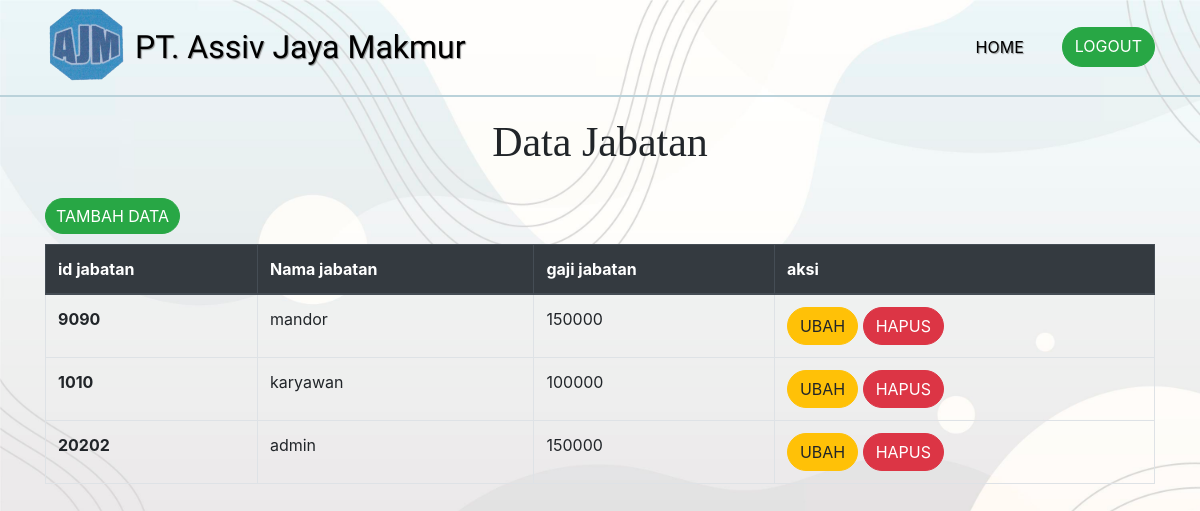
The app's page /admin/datajabatan/datajabatan.php (signed in) with its own data.
### tables this page shows
CREATE TABLE `jabatan` (
  `id` int(11) NOT NULL,
  `id_jabatan` int(50) NOT NULL,
  `nama_jbt` varchar(200) NOT NULL,
  `gaji_jabatan` varchar(200) NOT NULL
);

### function/functions.php (called while the page is built, shortened)
<?php
$conn = mysqli_connect("localhost", "root", "", "penggajian");
function query($query)
{
    global $conn;
    $result = mysqli_query($conn, $query);
    $rows = [];
    while ($row = mysqli_fetch_assoc($result)) {
        $rows[] = $row;
    }
    return $rows;
}

### admin/datajabatan/datajabatan.php (the view, shortened to what this page needs)
<?php
require '../../function/functions.php';
$data = query("SELECT * FROM jabatan");
?>
<!doctype html>
<html lang="en">
<head>
  <link rel="stylesheet" href="../../bootstrap/css/bootstrap.min.css">
  <link rel="stylesheet" href="../css/datajabatan.css">
</head>
<body>
  <nav class="navbar navbar-expand-lg navbar-light">
    <div class="container">
      <img src="../../logodinascilegon/logousaha.png" alt="logo">
      <a class="navbar-brand">PT. Assiv Jaya Makmur </a>
      <div class="collapse navbar-collapse" id="navbarNavAltMarkup">
        <div class="navbar-nav ml-auto">
          <a class="nav-item nav-link active" href="../admin-page.php">Home</a>
          <a class="nav-item btn btn-success tombol" href="../logout.php">logout</a>
        </div>
      </div>
    </div>
  </nav>
  <div class="container">
    <h1 class="header">data jabatan</h1>
    <a class="nav-item btn btn-success add" href="tambah.php">tambah data</a>
    <table class="table table-bordered">
      <thead class="thead-dark">
        <tr>
          <th scope="col">id jabatan</th>
          <th scope="col">Nama jabatan</th>
          <th scope="col">gaji jabatan</th>
          <th scope="col">aksi</th>
        </tr>
      </thead>
      <tbody>
        <?php foreach ($data as $dt) : ?>
          <tr>
            <th><?= $dt["id_jabatan"]; ?></th>
            <td><?= $dt["nama_jbt"]; ?></td>
            <td><?= $dt["gaji_jabatan"]; ?></td>
            <td><a class="nav-item btn btn-warning admin" href="../../function/datajabatan/ubahFunction.php?id=<?= $dt["id"]; ?>">ubah</a>
              <a class="nav-item btn btn-danger admin" href="../../function/datajabatan/deleteFunction.php?id=<?= $dt["id"]; ?>">hapus</a>
            </td>
          </tr>
        <?php endforeach; ?>
      </tbody>
    </table>
  </div>
</body>
</html>

### admin/css/datajabatan.css (style rules this page uses)
body { background-image: url(../background/bg.jpg); background-size: cover; }
.navbar { position: relative; z-index: 1; border-bottom: 2px solid rgb(186, 210, 218); }
.navbar-brand { font-family: viga; font-size: 16px; }
.navbar img { width: 50px; position: relative; }
.navbar .nav-link { text-align: center; }
.tombol { text-transform: uppercase; border-radius: 40px; }
.admin { text-transform: uppercase; border-radius: 40px; font-size: 16px; margin-top: 10px; }
.add { text-transform: uppercase; border-radius: 40px; font-size: 16px; margin-right: 10px; padding: 5px 10px; margin-top: 10px; margin-bottom: 10px; }
.header { font-size: 42px; margin-top: 20px; text-align: center; text-transform: capitalize; font-family: poppins; margin-bottom: 20px; }
@media (min-width: 992px) { .navbar { padding-bottom: 10px; } }
@media (min-width: 992px) { .navbar-brand { font-size: 32px; } }
@media (min-width: 992px) { .navbar-brand, .nav-link { color: rgb(0, 0, 0) !important; text-shadow: 1px 1px 1px rgba(105, 105, 105, 0.7); } }
@media (min-width: 992px) { .navbar img { width: 80px; position: relative; bottom: 2px; margin-right: 10px; } }
@media (min-width: 992px) { .nav-link { text-transform: uppercase; margin-right: 30px; } }
@media (min-width: 992px) { .admin { margin-top: 0 !important; } }

### records on screen
jabatan: id_jabatan "9090", nama_jbt "mandor", gaji_jabatan "150000"
jabatan: id_jabatan "1010", nama_jbt "karyawan", gaji_jabatan "100000"
jabatan: id_jabatan "20202", nama_jbt "admin", gaji_jabatan "150000"
